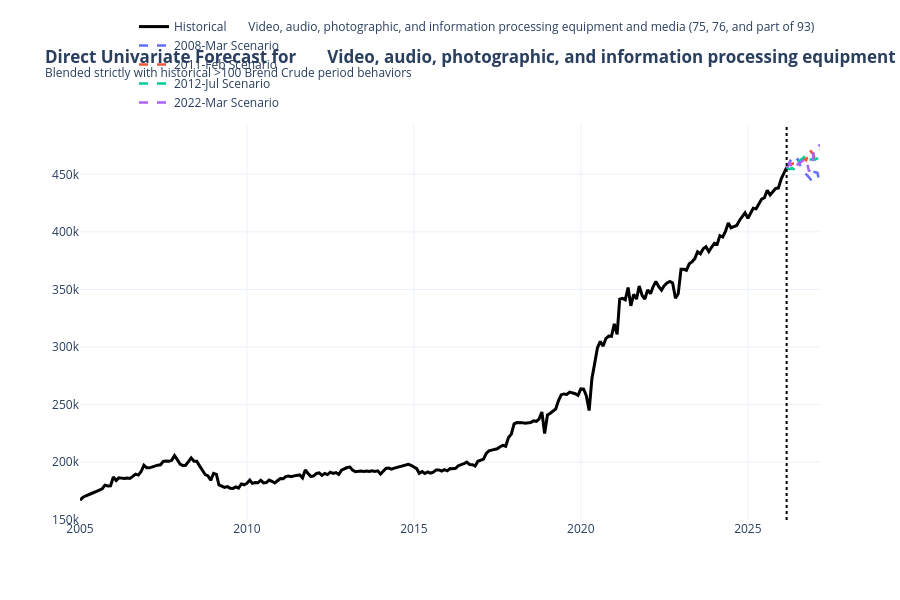

The notebook cell saved with this chart:
### Code cell
# %%
# Cell 9: Direct Univariate Scenario Forecasting (Bypassing Intermediaries)
import numpy as np
import pandas as pd
import plotly.graph_objects as go
import plotly.express as px

print(f"Executing Direct Univariate Scenario Forecasts for: {PRIMARY_TARGET_SECTOR}...")

# 1. Configuration
TIMESFM_WEIGHT_UNI = 1.0 - UNI_HISTORICAL_WEIGHT
print(f"Weighting Strategy: {UNI_HISTORICAL_WEIGHT*100}% Historical Scenario / {TIMESFM_WEIGHT_UNI*100}% TimesFM Baseline")

target_series = df_clean[PRIMARY_TARGET_SECTOR].dropna()
target_last_date = target_series.index[-1]
baseline_value = target_series.iloc[-1]

# 2. Extract Direct Historical Trajectories dynamically
driver_above_threshold = df_clean[DRIVER_NAME] > DRIVER_SHOCK_THRESHOLD
start_of_spikes = driver_above_threshold & ~driver_above_threshold.shift(1, fill_value=False)
anchor_dates = df_clean.index[start_of_spikes]

target_shock_shapes = {}

for anchor in anchor_dates:
    scenario_name = anchor.strftime('%Y-%b')
    # Dynamically scale the end date based on our horizon config
    end_date = anchor + pd.DateOffset(months=MODEL_HORIZON_LENGTH)
    
    if end_date <= target_series.index[-1]:
        slice_horizon = target_series.loc[anchor:end_date]
        # Check if we have enough data points (Horizon + 1 for the anchor baseline month)
        if len(slice_horizon) >= (MODEL_HORIZON_LENGTH + 1): 
            trajectory = (slice_horizon.values / slice_horizon.values[0])[1:]
            target_shock_shapes[scenario_name] = trajectory
            print(f" - Extracted '{scenario_name}' historical trajectory for {PRIMARY_TARGET_SECTOR}")

# 3. Generate TimesFM Baseline 
print("\nGenerating purely univariate TimesFM baseline...")
context_data = target_series.values[-MODEL_CONTEXT_LENGTH:]

point_forecast, _ = tfm.forecast(
    horizon=MODEL_HORIZON_LENGTH, 
    inputs=[context_data.astype(np.float32)]
)
timesfm_baseline = point_forecast[0][-MODEL_HORIZON_LENGTH:]

# 4. Blend Baseline with Historical Scenarios
future_dates = pd.date_range(start=target_last_date + pd.DateOffset(months=1), periods=MODEL_HORIZON_LENGTH, freq='MS')
direct_scenario_forecasts = {}

for scenario, shape in target_shock_shapes.items():
    pure_historical = baseline_value * shape
    blended_forecast = (pure_historical * UNI_HISTORICAL_WEIGHT) + (timesfm_baseline * TIMESFM_WEIGHT_UNI)
    
    df_scen = pd.DataFrame(index=future_dates)
    df_scen[f'{PRIMARY_TARGET_SECTOR}_Direct_Forecast'] = blended_forecast
    direct_scenario_forecasts[scenario] = df_scen

print(f"✅ Generated {len(direct_scenario_forecasts)} direct scenario forecasts.\n")


# 5. Plotting
csv_names = dict(zip(df_long['category_key'], df_long['category']))
target_display_name = csv_names.get(PRIMARY_TARGET_SECTOR, PRIMARY_TARGET_SECTOR)

historical_slice = target_series.loc[PLOT_START_DATE:]

fig = go.Figure()

fig.add_trace(go.Scatter(
    x=historical_slice.index, y=historical_slice.values,
    mode='lines', name=f'Historical {target_display_name}', 
    line=dict(color='black', width=3)
))

colors = px.colors.qualitative.Plotly 
for idx, scenario in enumerate(target_shock_shapes.keys()):
    color = colors[idx % len(colors)]
    
    plot_target = direct_scenario_forecasts[scenario].copy()
    plot_target.loc[target_last_date] = baseline_value
    plot_target = plot_target.sort_index()
    
    fig.add_trace(go.Scatter(
        x=plot_target.index, y=plot_target[f'{PRIMARY_TARGET_SECTOR}_Direct_Forecast'],
        mode='lines', name=f'{scenario} Scenario', 
        line=dict(color=color, width=2.5, dash='dash')
    ))

fig.add_vline(x=target_last_date, line_width=2, line_dash="dot", line_color="black")

fig.update_layout(
    title=f"<b>Direct Univariate Forecast for {target_display_name}</b><br><sup>Blended strictly with historical >{DRIVER_SHOCK_THRESHOLD} {DRIVER_NAME} period behaviors</sup>",
    height=600, template="plotly_white", hovermode="x unified",
    legend=dict(orientation="h", yanchor="bottom", y=1.02, xanchor="right", x=1)
)

fig.show()

### Figure 1 — Plotly figure (JSON) as saved in the notebook; plotly's stock layout.template omitted (floating-point values rounded to 4 significant figures; data arrays with more than 128 entries replaced by an {"elided": "..."} marker saying what was removed)
{"data": [{"line": {"color": "black", "width": 3}, "mode": "lines", "name": "Historical       Video, audio, photographic, and information processing equipment and media (75, 76, and part of 93)", "type": "scatter", "x": {"elided": "255 str values"}, "y": {"elided": "255 int values"}}, {"line": {"color": "#636EFA", "dash": "dash", "width": 2.5}, "mode": "lines", "name": "2008-Mar Scenario", "type": "scatter", "x": ["2026-03-01T00:00:00.000000", "2026-04-01T00:00:00.000000", "2026-05-01T00:00:00.000000", "2026-06-01T00:00:00.000000", "2026-07-01T00:00:00.000000", "2026-08-01T00:00:00.000000", "2026-09-01T00:00:00.000000", "2026-10-01T00:00:00.000000", "2026-11-01T00:00:00.000000", "2026-12-01T00:00:00.000000", "2027-01-01T00:00:00.000000", "2027-02-01T00:00:00.000000", "2027-03-01T00:00:00.000000"], "y": [455900.0, 460400.0, 464800.0, 461500.0, 463000.0, 457000.0, 453200.0, 450000.0, 447300.0, 444100.0, 452000.0, 451300.0, 440800.0]}, {"line": {"color": "#EF553B", "dash": "dash", "width": 2.5}, "mode": "lines", "name": "2011-Feb Scenario", "type": "scatter", "x": ["2026-03-01T00:00:00.000000", "2026-04-01T00:00:00.000000", "2026-05-01T00:00:00.000000", "2026-06-01T00:00:00.000000", "2026-07-01T00:00:00.000000", "2026-08-01T00:00:00.000000", "2026-09-01T00:00:00.000000", "2026-10-01T00:00:00.000000", "2026-11-01T00:00:00.000000", "2026-12-01T00:00:00.000000", "2027-01-01T00:00:00.000000", "2027-02-01T00:00:00.000000", "2027-03-01T00:00:00.000000"], "y": [455900.0, 458900.0, 459400.0, 459200.0, 461900.0, 462300.0, 463600.0, 462200.0, 471500.0, 469100.0, 464500.0, 465800.0, 471300.0]}, {"line": {"color": "#00CC96", "dash": "dash", "width": 2.5}, "mode": "lines", "name": "2012-Jul Scenario", "type": "scatter", "x": ["2026-03-01T00:00:00.000000", "2026-04-01T00:00:00.000000", "2026-05-01T00:00:00.000000", "2026-06-01T00:00:00.000000", "2026-07-01T00:00:00.000000", "2026-08-01T00:00:00.000000", "2026-09-01T00:00:00.000000", "2026-10-01T00:00:00.000000", "2026-11-01T00:00:00.000000", "2026-12-01T00:00:00.000000", "2027-01-01T00:00:00.000000", "2027-02-01T00:00:00.000000", "2027-03-01T00:00:00.000000"], "y": [455900.0, 454600.0, 455400.0, 453800.0, 460700.0, 462200.0, 464400.0, 467500.0, 462800.0, 462800.0, 462700.0, 463800.0, 465500.0]}, {"line": {"color": "#AB63FA", "dash": "dash", "width": 2.5}, "mode": "lines", "name": "2022-Mar Scenario", "type": "scatter", "x": ["2026-03-01T00:00:00.000000", "2026-04-01T00:00:00.000000", "2026-05-01T00:00:00.000000", "2026-06-01T00:00:00.000000", "2026-07-01T00:00:00.000000", "2026-08-01T00:00:00.000000", "2026-09-01T00:00:00.000000", "2026-10-01T00:00:00.000000", "2026-11-01T00:00:00.000000", "2026-12-01T00:00:00.000000", "2027-01-01T00:00:00.000000", "2027-02-01T00:00:00.000000", "2027-03-01T00:00:00.000000"], "y": [455900.0, 459700.0, 456000.0, 454300.0, 458800.0, 460300.0, 462300.0, 463700.0, 452400.0, 457500.0, 473500.0, 474000.0, 475700.0]}], "layout": {"height": 600, "hovermode": "x unified", "legend": {"orientation": "h", "x": 1, "xanchor": "right", "y": 1.02, "yanchor": "bottom"}, "shapes": [{"line": {"color": "black", "dash": "dot", "width": 2}, "type": "line", "x0": "2026-03-01T00:00:00", "x1": "2026-03-01T00:00:00", "xref": "x", "y0": 0, "y1": 1, "yref": "y domain"}], "title": {"text": "<b>Direct Univariate Forecast for       Video, audio, photographic, and information processing equipment and media (75, 76, and part of 93)</b><br><sup>Blended strictly with historical >100 Brend Crude period behaviors</sup>"}}}
